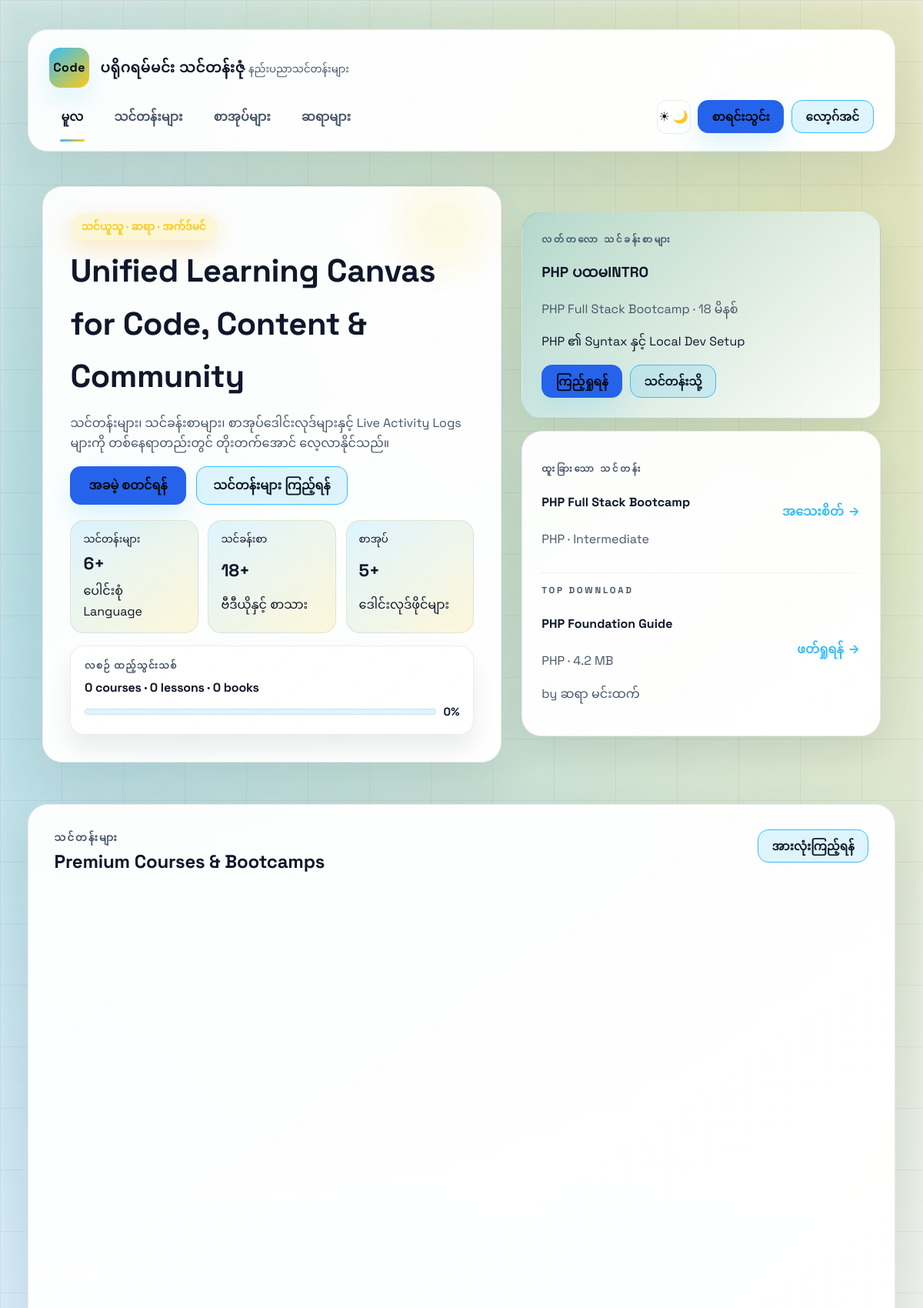
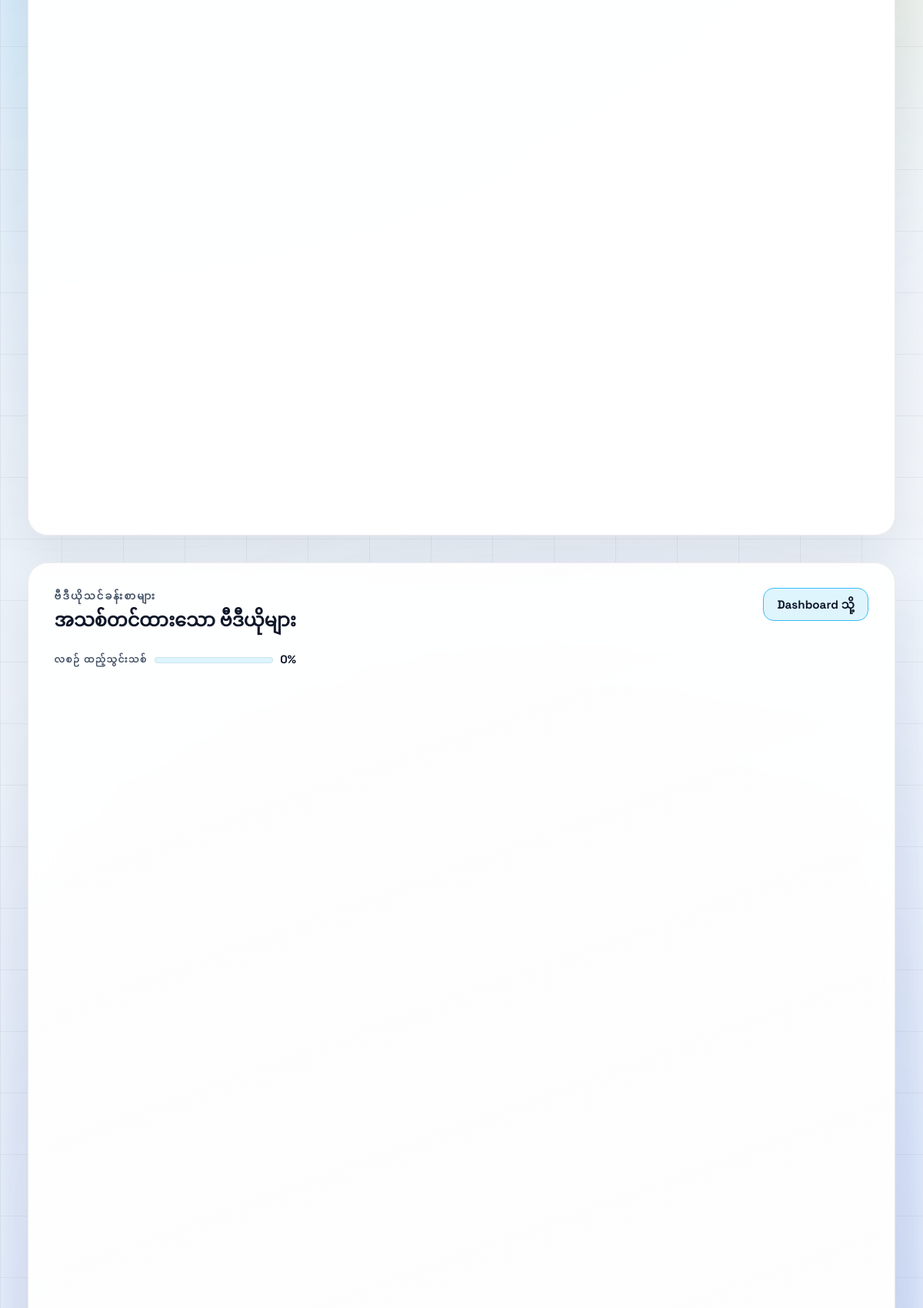
The page / (upper part) on the database its author committed (2 pictures, top to bottom).
### tables this page shows
CREATE TABLE IF NOT EXISTS lessons (
    id INT AUTO_INCREMENT PRIMARY KEY,
    course_id INT NOT NULL,
    title VARCHAR(200) NOT NULL,
    summary TEXT,
    video_url VARCHAR(255) NOT NULL,
    video_file_path VARCHAR(255) NOT NULL,
    poster_url VARCHAR(255),
    duration_minutes INT DEFAULT 15,
    position INT DEFAULT 1,
    is_free TINYINT(1) DEFAULT 0,
    created_at TIMESTAMP DEFAULT CURRENT_TIMESTAMP,
    FOREIGN KEY (course_id) REFERENCES courses(id) ON DELETE CASCADE
);

CREATE TABLE IF NOT EXISTS courses (
    id INT AUTO_INCREMENT PRIMARY KEY,
    instructor_id INT NULL,
    language VARCHAR(80) NOT NULL,
    title VARCHAR(180) NOT NULL,
    description TEXT,
    level VARCHAR(50) DEFAULT 'Beginner',
    duration_weeks INT DEFAULT 6,
    price INT DEFAULT 0,
    created_at TIMESTAMP DEFAULT CURRENT_TIMESTAMP,
    FOREIGN KEY (instructor_id) REFERENCES instructors(id) ON DELETE SET NULL
);

CREATE TABLE IF NOT EXISTS books (
    id INT AUTO_INCREMENT PRIMARY KEY,
    title VARCHAR(200) NOT NULL,
    language VARCHAR(80) NOT NULL,
    description TEXT,
    file_path VARCHAR(255) NOT NULL,
    file_size VARCHAR(20) NOT NULL,
    cover_path VARCHAR(255) DEFAULT NULL,
    instructor_id INT NULL,
    created_at TIMESTAMP DEFAULT CURRENT_TIMESTAMP
    ,
    FOREIGN KEY (instructor_id) REFERENCES instructors(id) ON DELETE SET NULL
);

CREATE TABLE IF NOT EXISTS instructors (
    id INT AUTO_INCREMENT PRIMARY KEY,
    user_id INT NULL,
    display_name VARCHAR(150) NOT NULL,
    primary_language VARCHAR(80) NOT NULL,
    title VARCHAR(160),
    bio TEXT,
    annual_income INT DEFAULT 0,
    photo_url VARCHAR(255),
    created_at TIMESTAMP DEFAULT CURRENT_TIMESTAMP,
    FOREIGN KEY (user_id) REFERENCES users(id) ON DELETE SET NULL
);

### includes/functions.php (called while the page is built, shortened)
<?php
function current_user(PDO $pdo): ?array
{
    if (empty($_SESSION['user_id'])) {
        return null;
    }
    $stmt = $pdo->prepare('SELECT * FROM users WHERE id = ? LIMIT 1');
    $stmt->execute([$_SESSION['user_id']]);
    $cachedUser = $stmt->fetch() ?: null;
    return $cachedUser;
}
function h(string $text): string
{
    return htmlspecialchars($text, ENT_QUOTES, 'UTF-8');
}
function excerpt(string $text, int $limit = 120): string
{
    $text = trim($text);
    if (function_exists('mb_strimwidth')) {
        return mb_strimwidth($text, 0, $limit, '...');
    }
    return strlen($text) > $limit ? substr($text, 0, $limit - 3) . '...' : $text;
}

### index.php (the view, shortened to what this page needs)
<?php
require __DIR__ . '/partials/header.php';
$currentUser = $currentUser ?? current_user($pdo);
$userId = $currentUser['id'] ?? null;
$searchTerm = trim($_GET['q'] ?? '');
$courseLimit = $searchTerm ? 9 : 6;
$lessonLimit = $searchTerm ? 9 : 6;
$bookLimit = $searchTerm ? 9 : 6;
try {
    $courseSql = '
        SELECT c.id, c.language, c.title, c.description, c.level, c.duration_weeks, c.price, c.created_at,
               i.display_name AS instructor_name, i.photo_url AS instructor_photo,
               (SELECT ROUND(AVG(cr.rating), 1) FROM course_ratings cr WHERE cr.course_id = c.id) AS avg_rating,
               (SELECT COUNT(*) FROM course_ratings cr WHERE cr.course_id = c.id) AS rating_count,
               (SELECT cr.rating FROM course_ratings cr WHERE cr.course_id = c.id AND cr.user_id = :user_id) AS user_rating
        FROM courses c
        LEFT JOIN instructors i ON c.instructor_id = i.id
    ';
    $courseSql .= ' ORDER BY c.created_at DESC LIMIT :limit';
    $courseStmt = $pdo->prepare($courseSql);
    $courseStmt->bindValue(':user_id', $userId, PDO::PARAM_INT);
    $courseStmt->bindValue(':limit', $courseLimit, PDO::PARAM_INT);
    $courseStmt->execute();
    $courses = $courseStmt->fetchAll() ?: [];
} catch (PDOException $e) {
    $courses = [];
}
try {
    $bookSql = '
        SELECT b.id, b.title, b.language, b.description, b.file_size, b.cover_path, b.created_at,
               i.display_name AS instructor_name,
               (SELECT ROUND(AVG(br.rating), 1) FROM book_ratings br WHERE br.book_id = b.id) AS avg_rating,
               (SELECT COUNT(*) FROM book_ratings br WHERE br.book_id = b.id) AS rating_count,
               (SELECT br.rating FROM book_ratings br WHERE br.book_id = b.id AND br.user_id = :b_user_id) AS user_rating
        FROM books b
        LEFT JOIN instructors i ON b.instructor_id = i.id
    ';
    $bookSql .= ' ORDER BY b.created_at DESC LIMIT :b_limit';
    $bookStmt = $pdo->prepare($bookSql);
    $bookStmt->bindValue(':b_user_id', $userId, PDO::PARAM_INT);
    $bookStmt->bindValue(':b_limit', $bookLimit, PDO::PARAM_INT);
    $bookStmt->execute();
    $books = $bookStmt->fetchAll() ?: [];
} catch (PDOException $e) {
    $books = [];
}
try {
    $lessonSql = '
        SELECT l.id, l.course_id, l.title, l.summary, l.duration_minutes, l.is_free, l.poster_url, l.created_at,
               c.title AS course_title, c.language
        FROM lessons l
        JOIN courses c ON c.id = l.course_id
    ';
    $lessonSql .= ' ORDER BY l.created_at DESC, l.position ASC LIMIT :l_limit';
    $lessonStmt = $pdo->prepare($lessonSql);
    $lessonStmt->bindValue(':l_limit', $lessonLimit, PDO::PARAM_INT);
    $lessonStmt->execute();
    $lessons = $lessonStmt->fetchAll() ?: [];
} catch (PDOException $e) {
    $lessons = [];
}
$totalCourses = $totalLessons = $totalBooks = 0;
try {
    $totalCourses = (int) $pdo->query('SELECT COUNT(*) FROM courses')->fetchColumn();
} catch (PDOException $e) {
    $totalCourses = count($courses);
}
try {
    $totalLessons = (int) $pdo->query('SELECT COUNT(*) FROM lessons')->fetchColumn();
} catch (PDOException $e) {
    $totalLessons = count($lessons);
}
try {
    $totalBooks = (int) $pdo->query('SELECT COUNT(*) FROM books')->fetchColumn();
} catch (PDOException $e) {
    $totalBooks = count($books);
}
$recentCoursesCount = $recentLessonsCount = $recentBooksCount = 0;
try {
    $recentCoursesCount = (int) $pdo->query("SELECT COUNT(*) FROM courses WHERE created_at >= DATE_SUB(NOW(), INTERVAL 30 DAY)")->fetchColumn();
    $recentLessonsCount = (int) $pdo->query("SELECT COUNT(*) FROM lessons WHERE created_at >= DATE_SUB(NOW(), INTERVAL 30 DAY)")->fetchColumn();
    $recentBooksCount = (int) $pdo->query("SELECT COUNT(*) FROM books WHERE created_at >= DATE_SUB(NOW(), INTERVAL 30 DAY)")->fetchColumn();
} catch (PDOException $e) {
    $recentCoursesCount = $recentCoursesCount ?: 0;
    $recentLessonsCount = $recentLessonsCount ?: 0;
    $recentBooksCount = $recentBooksCount ?: 0;
}
$userLessonProgress = [
    'viewed' => 0,
    'total' => $totalLessons,
    'percent' => 0,
];
$recentCoursesPercent = $totalCourses ? min(100, (int) round(($recentCoursesCount / $totalCourses) * 100)) : 0;
$recentLessonsPercent = $totalLessons ? min(100, (int) round(($recentLessonsCount / $totalLessons) * 100)) : 0;
$resumeLesson = null;
$recentEnrollment = null;
$featuredCourse = $courses[0] ?? null;
$featuredLesson = $lessons[0] ?? null;
$featuredBook = $books[0] ?? null;
$lessonMeter = $currentUser && $userLessonProgress['total'] ? $userLessonProgress['percent'] : $recentLessonsPercent;
?>
<section class="hero hero-grid">
    <div class="hero-lede reveal show">
        <span class="pill pill-glow"><?= $currentUser ? 'ဆက်လက်လေ့လာခြင်း' : 'သင်ယူသူ · ဆရာ · အက်ဒ်မင်'; ?></span>
        <h1><?= $currentUser ? 'Welcome back, ' . h($currentUser['name']) : 'Unified Learning Canvas for Code, Content & Community'; ?></h1>
        <p><?= $currentUser
            ? 'သင်တန်းများ၊ သင်ခန်းစာများနှင့် စာအုပ်ဒေါင်းလုဒ်များကို ဆက်လက်လေ့လာပြီး Dashboard သို့ တိုက်ရိုက်သွားနိုင်ပါသည်။'
            : 'သင်တန်းများ၊ သင်ခန်းစာများ၊ စာအုပ်ဒေါင်းလုဒ်များနှင့် Live Activity Logs များကို တစ်နေရာတည်းတွင် တိုးတက်အောင် လေ့လာနိုင်သည်။'; ?></p>
        <div class="cta-row">
            <a href="<?= $currentUser ? 'dashboard.php' : 'register.php'; ?>" class="btn"><?= $currentUser ? 'Dashboard သို့' : 'အခမဲ့ စတင်ရန်'; ?></a>
            <a href="courses.php" class="btn-ghost">သင်တန်းများ ကြည့်ရန်</a>
        </div>
        <div class="hero-stats">
            <div class="stat-bubble">
                <small>သင်တန်းများ</small>
                <strong><?= $totalCourses; ?>+</strong>
                <span>ပေါင်းစုံ Language</span>
            </div>
            <div class="stat-bubble">
                <small>သင်ခန်းစာ</small>
                <strong><?= $totalLessons; ?>+</strong>
                <span>ဗီဒီယိုနှင့် စာသား</span>
            </div>
            <div class="stat-bubble">
                <small>စာအုပ်</small>
                <strong><?= $totalBooks; ?>+</strong>
                <span>ဒေါင်းလုဒ်ဖိုင်များ</span>
            </div>
        </div>
        <div class="progress-grid">
            <div class="progress-chip">
                <span class="progress-label">လစဉ် ထည့်သွင်းသစ်</span>
                <strong><?= $recentCoursesCount; ?> courses · <?= $recentLessonsCount; ?> lessons · <?= $recentBooksCount; ?> books</strong>
                <div class="progress-inline">
                    <div class="progress-meter small"><span style="width:<?= $recentCoursesPercent; ?>%"></span></div>
                    <span class="progress-value"><?= $recentCoursesPercent; ?>%</span>
                </div>
            </div>
        </div>
    </div>
    <div class="hero-stack reveal show">
        <div class="panel-card panel-highlight">
            <div class="panel-label"><?= $resumeLesson ? 'ဆက်ကြည့်ရန် Lesson' : 'လတ်တလော သင်ခန်းစာများ'; ?></div>
            <?php if ($resumeLesson): ?>
                <h3><?= h($resumeLesson['title']); ?></h3>
                <p class="muted-text"><?= h($resumeLesson['course_title']); ?> · <?= h($resumeLesson['duration_minutes']); ?> မိနစ်</p>
                <p><?= h(excerpt($resumeLesson['summary'] ?? '', 110)); ?></p>
                <div class="panel-actions">
                    <a class="btn btn-small" href="watch_lesson.php?id=<?= $resumeLesson['id']; ?>">ဆက်ကြည့်</a>
                    <a class="btn-ghost btn-small" href="course.php?id=<?= $resumeLesson['course_id']; ?>">သင်တန်းသို့</a>
                </div>
            <?php elseif ($featuredLesson): ?>
                <h3><?= h($featuredLesson['title']); ?></h3>
                <p class="muted-text"><?= h($featuredLesson['course_title']); ?> · <?= h($featuredLesson['duration_minutes']); ?> မိနစ်</p>
                <p><?= h(excerpt($featuredLesson['summary'] ?? '', 110)); ?></p>
                <div class="panel-actions">
                    <a class="btn btn-small" href="watch_lesson.php?id=<?= $featuredLesson['id']; ?>">ကြည့်ရှုရန်</a>
                    <a class="btn-ghost btn-small" href="course.php?id=<?= $featuredLesson['course_id']; ?>">သင်တန်းသို့</a>
                </div>
            <?php else: ?>
                <h3>သင်ခန်းစာများ မရှိသေးပါ</h3>
                <p class="muted-text">schema.sql အတိုင်း ထည့်သွင်းပြီး စတင်ပါ။</p>
            <?php endif; ?>
        </div>
        <div class="panel-card panel-compact">
            <div class="panel-row">
                <div>
                    <div class="panel-label"><?= $recentEnrollment ? 'တက်ရောက်နေသည့် သင်တန်း' : 'ထူးခြားသော သင်တန်း'; ?></div>
                    <h4><?= $recentEnrollment ? h($recentEnrollment['title']) : ($featuredCourse ? h($featuredCourse['title']) : 'သင်တန်း ထည့်ရန်'); ?></h4>
                    <p class="muted-text">
                        <?php if ($recentEnrollment): ?>
                            <?= h($recentEnrollment['language'] . ' · ' . $recentEnrollment['level'] . ' · ' . $recentEnrollment['duration_weeks'] . ' ပတ်'); ?>
                        <?php elseif ($featuredCourse): ?>
                            <?= h($featuredCourse['language'] . ' · ' . $featuredCourse['level']); ?>
                        <?php else: ?>
                            admin panel မှ ထည့်သွင်းပါ
                        <?php endif; ?>
                    </p>
                </div>
                <?php if ($recentEnrollment): ?>
                    <a class="chip-link" href="course.php?id=<?= $recentEnrollment['course_id']; ?>">ဆက်လေ့လာရန်</a>
                <?php elseif ($featuredCourse): ?>
                    <a class="chip-link" href="course.php?id=<?= $featuredCourse['id']; ?>">အသေးစိတ်</a>
                <?php else: ?>
                    <a class="chip-link" href="admin.php">ထည့်သွင်း</a>
                <?php endif; ?>
            </div>
            <div class="panel-row">
                <div>
                    <div class="panel-label">Top Download</div>
                    <h4><?= $featuredBook ? h($featuredBook['title']) : 'စာအုပ်မရှိသေး'; ?></h4>
                    <p class="muted-text"><?= $featuredBook ? h($featuredBook['language'] . ' · ' . $featuredBook['file_size'] . ' MB') : 'books table ထည့်ပါ'; ?></p>
                    <?php if (!empty($featuredBook['instructor_name'])): ?>
                        <p class="muted-text">by <?= h($featuredBook['instructor_name']); ?></p>
                    <?php endif; ?>
                </div>
                <a class="chip-link" href="books.php">ဖတ်ရှုရန်</a>
            </div>
        </div>
    </div>
</section>
<section class="section courses-showcase">
    <div class="section-header">
        <div>
            <div class="eyebrow">သင်တန်းများ</div>
            <h2>Premium Courses & Bootcamps</h2>
        </div>
        <a href="courses.php" class="btn-ghost btn-small">အားလုံးကြည့်ရန်</a>
    </div>
    <div class="course-grid">
    </div>
</section>
<section class="section">
    <div class="section-header">
        <div>
            <div class="eyebrow">ဗီဒီယိုသင်ခန်းစာများ</div>
            <h2> အသစ်တင်ထားသော ဗီဒီယိုများ</h2>
            <div class="progress-inline">
                <span class="progress-label"><?= $currentUser ? 'သင်ခန်းစာ ကြည့်ရှုမှု' : 'လစဉ် ထည့်သွင်းသစ်'; ?></span>
                <div class="progress-meter small"><span style="width:<?= $lessonMeter; ?>%"></span></div>
                <span class="progress-value"><?= $lessonMeter; ?>%</span>
            </div>
        </div>
        <a href="dashboard.php" class="btn-ghost btn-small">Dashboard သို့</a>
    </div>
    <div class="cards">
    </div>
</section>
<?php require __DIR__ . '/partials/footer.php'; ?>

### rows shown on the page
lessons: title "PHP ပထမINTRO", duration_minutes "18", summary "PHP ၏ Syntax နှင့် Local Dev Setup"
courses: title "PHP Full Stack Bootcamp", language+level "PHP · Intermediate"
books: title "PHP Foundation Guide", language+file_size "PHP · 4.2 MB"
instructors: display_name "ဆရာ မင်းထက်"

### other values the page prints
APP_TITLE "ပရိုဂရမ်မင်း သင်တန်းဇုံ"
$totalCourses "6"
$totalLessons "18"
$totalBooks "5"
$recentCoursesCount "0"
$recentLessonsCount "0"
$recentBooksCount "0"
$recentCoursesPercent "0"
$lessonMeter "0"
